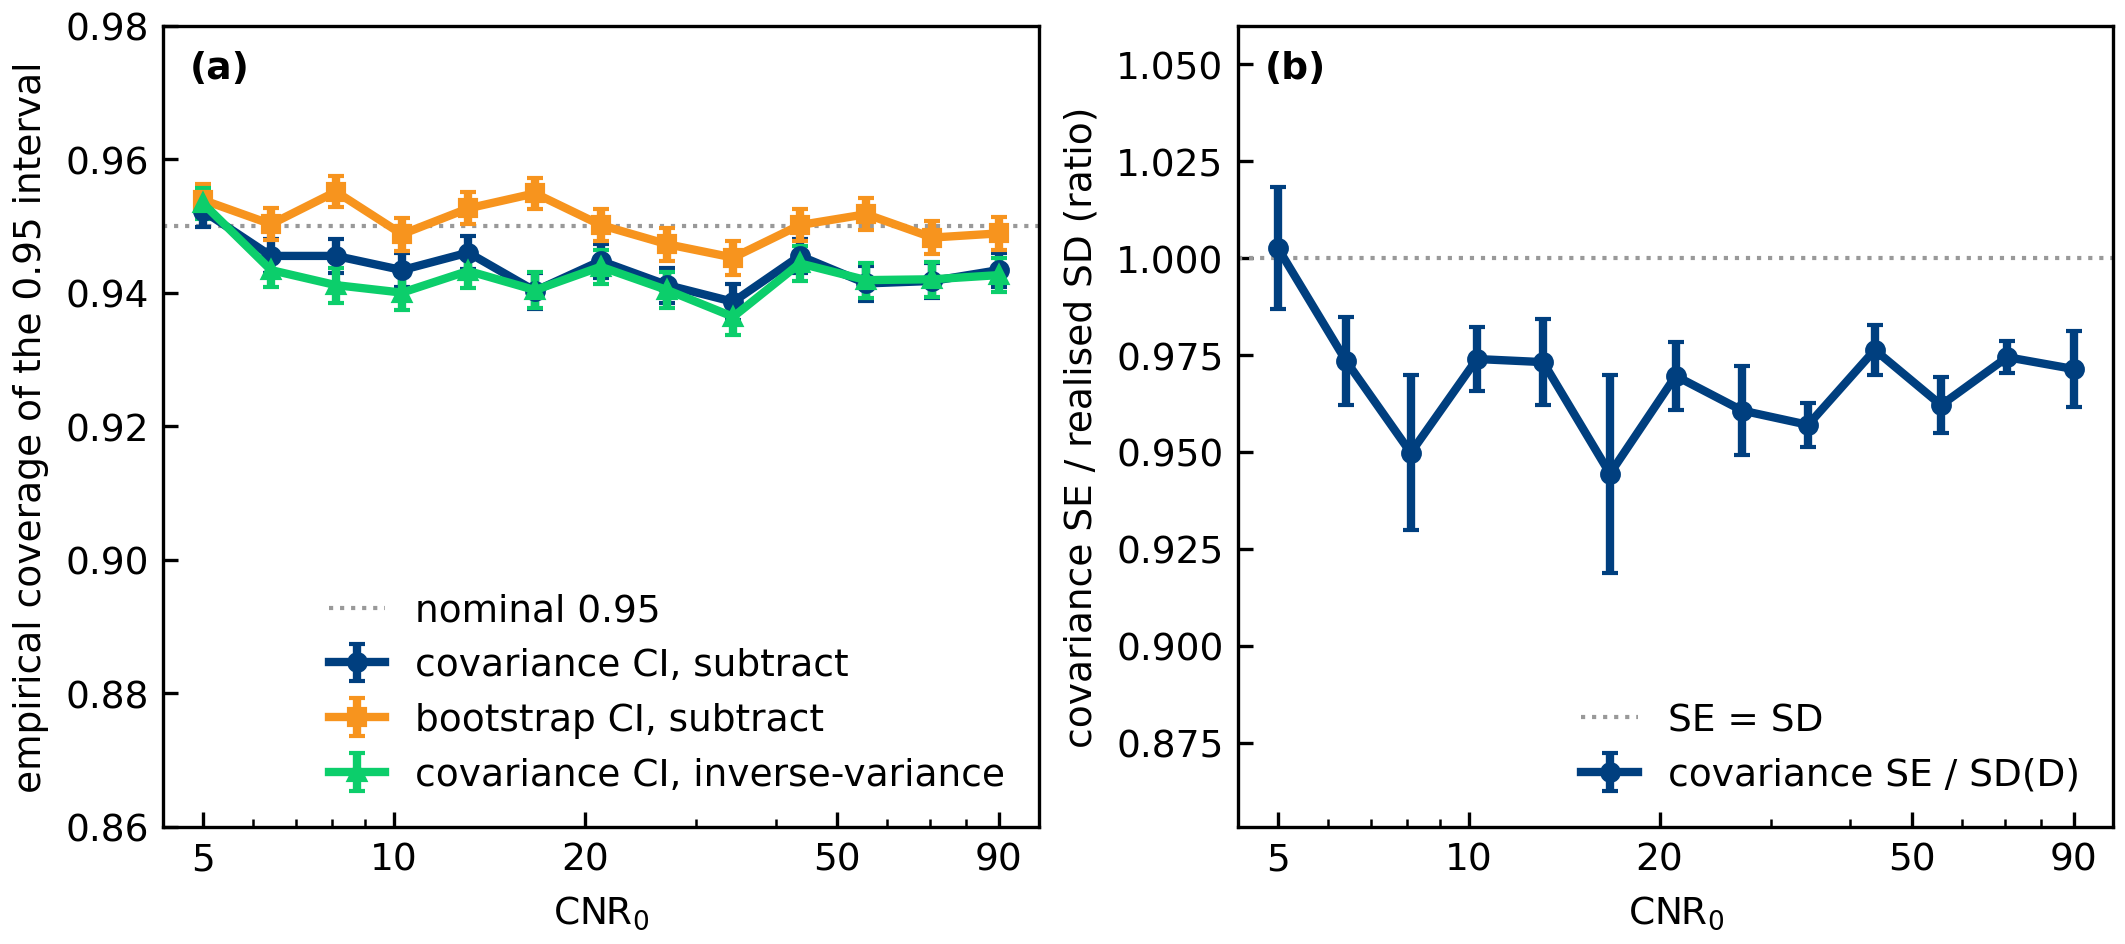

Source code (Python):
"""Does the reported confidence interval on D actually cover the truth?

The validation so far checks the *mean* <D_hat>/D_true, not whether a per-
measurement confidence interval on D_hat covers D_true at its nominal rate. This
script does the interval check, on the de-biased estimator (coverage is only
meaningful once the estimator is unbiased; ``inverse_variance`` is shown as the
uncorrected contrast, whose interval covers less as its bias grows against the
spread of a single measurement).

The standard covariance interval ``D_hat +/- 1.96 * D_se`` (``D_se`` from the
weighted-least-squares slope covariance, ``fit.fit_D``) treats the MSD points
as independent. They are not: every ``MSD_i = sigma_hat^2_i - sigma_hat^2_0``
shares the fitted t=0 width. With the library's per-frame weights (every
frame, t = 0 included, weighted by 1 / Var(sigma_hat^2_i)) the shared term only
shifts the intercept, so it does not widen the slope interval; the check is
whether the interval then covers at the nominal rate. (Because the weights are
calibrated and deterministic in CNR, this interval has the *same* width for
every measurement at a given CNR_0 -- it does not adapt to the data.)

For each CNR_0 the script reports, over many realisations:

* empirical coverage of the 0.95 covariance interval (fraction containing
  D_true), for ``subtract`` (de-biased) and ``inverse_variance`` (biased), with
  its binomial SE;
* the narrowness ratio ``D_se / SD(D_hat)`` -- below 1 means too narrow --
  with an SE from batch means over sub-ensembles;
* the skew of D_hat (its sampling distribution is right-skewed at low CNR, so a
  symmetric interval is doubly wrong there);
* the coverage of a parametric bootstrap interval that resamples each frame's
  ``sigma_hat^2`` (including the shared t=0 frame) and takes a percentile
  interval, which also follows the skew. It uses 2000 resamples: with B
  resamples and interpolated percentile bounds, even an exact bootstrap covers
  only about 0.95 (B - 1) / (B + 1), which is 0.940 at B = 200 and 0.949 at
  B = 2000.

The per-frame variances used to resample are measured from the ensemble here, to
isolate the methodological question (given correct per-frame variances, does the
covariance interval under-cover, and does the bootstrap fix it); in practice they
come from each frame's own fit covariance or the calibration.

The SEs are conditional on the one calibration: ``D_se`` and the weights come
from the shared lookup, so its Monte Carlo error moves every cell's interval
together and is not in the pooled SEs.

Run from the repository root::

    .venv/Scripts/python.exe experiments/coverage-interval/coverage_check.py

Set ``WIDTH_DEBIAS_WORKERS=0`` to use all cores. Reuses the standard-geometry
D-free Gaussian calibration cached by ``subdiffusive_alpha.py``; builds it if
absent. Outputs ``output/coverage_check.{png,txt}``.
"""
from __future__ import annotations

import os
import sys
from math import erf, sqrt
from pathlib import Path

import numpy as np

sys.path.insert(0, os.path.join(os.path.dirname(__file__), "..", "..", "src"))
sys.path.insert(0, os.path.join(os.path.dirname(__file__), "..", ".."))

from width_debias import Experiment, GaussianModel, calibrate_d_free  # noqa: E402
from width_debias.montecarlo import run_ensemble  # noqa: E402
from width_debias.bias_lookup import BiasLookup  # noqa: E402
from width_debias.weights import msd_and_weights  # noqa: E402

OUTPUT = Path(__file__).resolve().parents[2] / "output"
OUTPUT.mkdir(exist_ok=True)
CAL_PATH = OUTPUT / "calibration_subdiffusive.npz"   # shared standard-geometry cache

# DICE palette; see plot_style.md.
COV_BLUE = "#003f7f"       # covariance interval (DICE blue)
BOOT_GOLD = "#f7941e"      # bootstrap interval (DICE gold)
IV_GREEN = "#0cce6b"       # inverse-variance, the biased contrast (DICE green)
NOMINAL_GREY = "#999999"
INCH = 1 / 2.54
FONT = 9

D_TRUE = 0.02
GEOMETRY = dict(sigma0=1.0, tau=1.0, half_window=6.0, n_pixels=241,
                n_frames=12, t_max=3.0)
# 13 log-spaced CNR_0 and 8000 runs per cell: the narrowness ratio's relative
# SE is about 1 / sqrt(2 N_RUNS) = 0.008, small enough to read a trend in it.
CNR0_SWEEP = tuple(np.round(np.geomspace(5.0, 90.0, 13), 1))
N_RUNS = 8000
N_BOOT = 2000              # 200 would cap even an exact bootstrap at 0.940
N_BATCH = 8                # sub-ensembles for the batch-means SEs
BOOT_CHUNK = 200           # realisations per bootstrap block (bounds memory)
POOL_FROM_CNR0 = 21.0      # pool the narrowness where every frame has CNR >= 1
Z = 1.959964               # two-sided 0.95 normal quantile
CAL_CNR0 = np.geomspace(2.0, 100.0, 60)
N_RUNS_CAL = 1500
SEED = 90000


def load_calibration() -> BiasLookup:
    """Load the shared D-free Gaussian calibration; build and cache if absent."""
    if CAL_PATH.exists() and "framevar_grid" in np.load(CAL_PATH).files:
        d = np.load(CAL_PATH)
        return BiasLookup(cnr_grid=d["cnr_grid"], p_grid=d["p_grid"],
                               relvar_grid=d["relvar_grid"],
                               varbias_grid=d["varbias_grid"],
                               framevar_grid=d["framevar_grid"])
    trunc = calibrate_d_free(CAL_CNR0, n_runs=N_RUNS_CAL, model=GaussianModel(),
                             **GEOMETRY)
    np.savez(CAL_PATH, cnr_grid=trunc.cnr_grid, p_grid=trunc.p_grid,
             relvar_grid=trunc.relvar_grid, varbias_grid=trunc.varbias_grid,
             framevar_grid=trunc.framevar_grid)
    return trunc


def wls_slope(msd, t, w) -> tuple[np.ndarray, float]:
    """Vectorised weighted-LS slope over the last axis; returns (D, D_se).

    ``msd`` has frames on its last axis (any leading shape). ``D_se`` is the
    covariance SE of D and is a scalar -- it depends only on the (deterministic)
    weights and times, not on the data, so every measurement at one CNR_0 shares
    it. Mirrors :func:`width_debias.fit.fit_D`.
    """
    g = w > 0
    tg, wg = t[g], w[g]
    sw = wg.sum(); swt = (wg * tg).sum(); swtt = (wg * tg * tg).sum()
    denom = sw * swtt - swt ** 2
    swm = msd[..., g] @ wg
    swtm = msd[..., g] @ (wg * tg)
    slope = (sw * swtm - swt * swm) / denom
    return slope / 2.0, float(np.sqrt(sw / denom) / 2.0)


def _skew(a: np.ndarray) -> float:
    a = a[np.isfinite(a)]
    d = a - a.mean(); s2 = (d ** 2).mean()
    return float((d ** 3).mean() / s2 ** 1.5) if s2 > 0 else 0.0


def coverage_at(cnr0: float, trunc: BiasLookup, seed: int) -> dict:
    """Coverage of the covariance, bootstrap, and inverse-variance intervals."""
    exp = Experiment(D=D_TRUE, **GEOMETRY)
    ens = run_ensemble(exp, cnr0, n_runs=N_RUNS, seed=seed, model=GaussianModel())
    t = exp.times
    cnr = ens.cnr_frame
    var_bias = trunc.var_bias(cnr)                       # (n_frames,), deterministic
    _, w = msd_and_weights("subtract", ens.variance[0], cnr, trunc)

    # Point estimates per realisation (de-biased and biased).
    corrected = ens.variance - var_bias
    msd_sub = corrected - corrected[:, [0]]
    D_sub, D_se = wls_slope(msd_sub, t, w)               # D_se scalar (shared)
    msd_iv = ens.variance - ens.variance[:, [0]]
    D_iv, _ = wls_slope(msd_iv, t, w)

    half = Z * D_se
    hit_cov = np.abs(D_sub - D_TRUE) <= half
    hit_iv = np.abs(D_iv - D_TRUE) <= half
    sd = float(np.std(D_sub[np.isfinite(D_sub)]))

    # Ensemble-measured per-frame variance Var(sigma_hat^2_i), the bootstrap's
    # resampling scale.
    vfr = np.nanvar(ens.variance, axis=0, ddof=1)

    # Parametric bootstrap: resample each frame's sigma_hat^2 (incl. the shared
    # t=0 frame), re-correct, refit; percentile interval over the resamples.
    # Blocks of BOOT_CHUNK realisations keep the (runs, N_BOOT, frames) array small.
    rng = np.random.default_rng(seed + 7)
    hit_boot = np.empty(N_RUNS, dtype=bool)
    for start in range(0, N_RUNS, BOOT_CHUNK):
        block = ens.variance[start:start + BOOT_CHUNK]
        samp = (block[:, None, :]
                + rng.standard_normal((block.shape[0], N_BOOT, exp.n_frames))
                * np.sqrt(vfr))
        cb = samp - var_bias
        D_b, _ = wls_slope(cb - cb[:, :, [0]], t, w)     # (block, N_BOOT)
        lo, hi = np.percentile(D_b, [2.5, 97.5], axis=1)
        hit_boot[start:start + block.shape[0]] = (lo <= D_TRUE) & (D_TRUE <= hi)

    # Batch means over N_BATCH sub-ensembles give the SE of the narrowness.
    batches = np.array_split(np.arange(N_RUNS), N_BATCH)
    narrow_b = [D_se / np.std(D_sub[b]) for b in batches]

    cover_cov, cover_cov_se = _binom(hit_cov)
    cover_iv, cover_iv_se = _binom(hit_iv)
    cover_boot, cover_boot_se = _binom(hit_boot)
    return dict(cnr0=cnr0, min_cnr=float(cnr.min()), D_se=D_se, sd=sd,
                narrowness=D_se / sd if sd > 0 else np.nan,
                narrowness_se=float(np.std(narrow_b, ddof=1) / np.sqrt(N_BATCH)),
                skew=_skew(D_sub), median_sub=float(np.median(D_sub)) / D_TRUE,
                median_iv=float(np.median(D_iv)) / D_TRUE,
                cover_cov=cover_cov, cover_cov_se=cover_cov_se,
                cover_iv=cover_iv, cover_iv_se=cover_iv_se,
                cover_boot=cover_boot, cover_boot_se=cover_boot_se)


def _binom(hit: np.ndarray) -> tuple[float, float]:
    """Fraction of hits and its binomial SE."""
    p = float(np.mean(hit))
    return p, float(np.sqrt(p * (1.0 - p) / hit.size))


def _normal_coverage(ratio: float) -> float:
    """Coverage of D_hat +/- Z * D_se for a normal D_hat with D_se = ratio * SD."""
    return float(erf(Z * ratio / sqrt(2.0)))


def pooled(rows: list[dict]) -> list[str]:
    """Pooled coverages and narrowness, computed here rather than by hand.

    The coverages are plain means over the cells (each cell has the same number
    of runs), with SE sqrt(sum se^2) / n. The narrowness is pooled where every
    frame keeps per-frame CNR >= 1 (CNR0 >= POOL_FROM_CNR0), weighted by its
    inverse batch-mean variance, beside the plain mean; the normal coverage it
    implies is 2 Phi(Z * ratio) - 1. All of them are conditional on the one
    calibration (module docstring).
    """
    lines = []
    for key, label in (("cover_cov", "covariance, subtract"),
                       ("cover_boot", "bootstrap, subtract"),
                       ("cover_iv", "covariance, inverse_variance")):
        p = np.array([r[key] for r in rows])
        se = np.array([r[key + "_se"] for r in rows])
        lines.append(f"pooled coverage over {len(rows)} cells, {label}: "
                     f"{p.mean():.4f} +/- {np.sqrt((se ** 2).sum()) / len(rows):.4f}")
    sel = [r for r in rows if r["cnr0"] >= POOL_FROM_CNR0]
    ratio = np.array([r["narrowness"] for r in sel])
    w = 1.0 / np.array([r["narrowness_se"] for r in sel]) ** 2
    r_w, r_w_se = float((w * ratio).sum() / w.sum()), float(1.0 / np.sqrt(w.sum()))
    r_plain = float(ratio.mean())
    r_plain_se = float(ratio.std(ddof=1) / np.sqrt(ratio.size))
    lines += [
        f"pooled narrowness from CNR0 {POOL_FROM_CNR0:g} up ({len(sel)} cells): "
        f"{r_w:.4f} +/- {r_w_se:.4f} (inverse-variance weights), "
        f"{r_plain:.4f} +/- {r_plain_se:.4f} (plain mean)",
        f"normal coverage implied by the weighted narrowness: {_normal_coverage(r_w):.4f}",
    ]
    return lines


def write_report(rows: list[dict], path: Path) -> None:
    lines = [
        "=" * 78,
        "Coverage / interval check -- does the reported CI on D cover the truth?",
        "=" * 78,
        f"D_true = {D_TRUE} sigma0^2/tau, Gaussian, standard geometry; "
        f"{N_RUNS} runs/cell, {N_BOOT} bootstrap.",
        f"calibration: D-free (calibrate_d_free, D = 0), Gaussian, {len(CAL_CNR0)} "
        f"CNR0 in [{CAL_CNR0[0]:g}, {CAL_CNR0[-1]:g}] x {N_RUNS_CAL} runs, seeds 1 + i "
        f"(shared cache {CAL_PATH.name}); evaluation seeds {SEED} + 100 k for "
        "CNR0 index k, bootstrap seed + 7.",
        "0.95 intervals. Coverage = fraction containing D_true.",
        "subtract is de-biased; inverse_variance is the uncorrected contrast.",
        "median sub/iv = median D_hat / D_true for subtract / inverse_variance.",
        "narrowness = D_se/SD(D_hat) (<1 = covariance CI too narrow).",
        f"SEs: batch means over {N_BATCH} sub-ensembles (narrowness); binomial "
        "(coverages; cov SE is the covariance interval's, the others are alike).",
        "SEs are conditional on the one calibration, whose Monte Carlo error is "
        "shared by every cell.",
        "",
        "   CNR0 | minCNR | median sub/iv |  SD/D |  narrow +/- SE   |  skew | "
        "cover cov/boot/iv (cov SE)",
        "  (cover nominal = 0.95)",
    ]
    for r in rows:
        lines.append(
            f"  {r['cnr0']:5.1f} | {r['min_cnr']:6.2f} | "
            f"   {r['median_sub']:.2f}/{r['median_iv']:.2f}  | "
            f"{r['sd'] / D_TRUE:5.2f} |  {r['narrowness']:5.3f} +/- {r['narrowness_se']:.3f} | "
            f"{r['skew']:5.2f} | "
            f"{r['cover_cov']:.3f}/{r['cover_boot']:.3f}/{r['cover_iv']:.3f} "
            f"({r['cover_cov_se']:.3f})")
    lines += [""] + pooled(rows)
    report = "\n".join(lines)
    print(report)
    path.write_text(report + "\n", encoding="utf-8")


def make_figure(rows: list[dict], path: Path) -> None:
    import matplotlib
    matplotlib.use("Agg")
    import matplotlib.pyplot as plt
    from matplotlib.ticker import NullFormatter, ScalarFormatter

    cnr0 = np.array([r["cnr0"] for r in rows])

    def col(key):
        return np.array([r[key] for r in rows])

    fig, (axA, axB) = plt.subplots(1, 2, layout="constrained",
                                   figsize=(18.0 * INCH, 8.0 * INCH))
    axA.axhline(0.95, color=NOMINAL_GREY, lw=1.0, ls=":", label="nominal 0.95")
    for key, mk, color, label in [
        ("cover_cov", "o-", COV_BLUE, "covariance CI, subtract"),
        ("cover_boot", "s-", BOOT_GOLD, "bootstrap CI, subtract"),
        ("cover_iv", "^-", IV_GREEN, "covariance CI, inverse-variance"),
    ]:
        axA.errorbar(cnr0, col(key), yerr=col(key + "_se"), fmt=mk, color=color,
                     lw=2, ms=4, capsize=2, label=label)
    # Zoom on the nominal band, widened if any point falls lower; room at the
    # bottom for the legend and at the top for the panel letter.
    lowest = min((col(k) - 2 * col(k + "_se")).min()
                 for k in ("cover_cov", "cover_boot", "cover_iv"))
    axA.set_ylim(min(0.86, lowest - 0.06), 0.98)
    axA.set_ylabel("empirical coverage of the 0.95 interval", fontsize=FONT)

    axB.axhline(1.0, color=NOMINAL_GREY, lw=1.0, ls=":", label="SE = SD")
    axB.errorbar(cnr0, col("narrowness"), yerr=col("narrowness_se"), fmt="o-",
                 color=COV_BLUE, lw=2, ms=4, capsize=2,
                 label=r"covariance SE / SD(D)")
    axB.set_ylabel("covariance SE / realised SD (ratio)", fontsize=FONT)
    # Room below the curve for the legend, and above 1 for the panel letter.
    lowest_b = (col("narrowness") - 2 * col("narrowness_se")).min()
    axB.set_ylim(min(0.86, lowest_b - 0.04), 1.06)

    for letter, ax in zip("ab", (axA, axB)):
        ax.set_xscale("log")
        ax.set_xticks([5, 10, 20, 50, 90])
        ax.xaxis.set_major_formatter(ScalarFormatter())
        ax.xaxis.set_minor_formatter(NullFormatter())
        ax.set_xlabel(r"$\mathrm{CNR}_0$", fontsize=FONT)
        ax.tick_params(axis="both", which="both", direction="in", top=False,
                       right=False, labelsize=FONT)
        ax.legend(frameon=False, fontsize=FONT, loc="lower right", handlelength=1.5)
        ax.set_facecolor("white")
        ax.text(0.03, 0.97, f"({letter})", transform=ax.transAxes, va="top",
                fontsize=FONT, fontweight="bold")
    fig.patch.set_facecolor("white")
    fig.patch.set_alpha(1)
    fig.savefig(path, dpi=300)
    plt.close(fig)
    print(f"\nSaved figure: {path.name}")


def main() -> None:
    print(f"Loading/building D-free calibration ...")
    trunc = load_calibration()
    print(f"Coverage sweep: {len(CNR0_SWEEP)} CNR0 x {N_RUNS} runs "
          f"x {N_BOOT} bootstrap ...")
    rows = [coverage_at(float(c), trunc, SEED + 100 * i)
            for i, c in enumerate(CNR0_SWEEP)]
    write_report(rows, OUTPUT / "coverage_check.txt")
    make_figure(rows, OUTPUT / "coverage_check.png")


if __name__ == "__main__":
    main()
